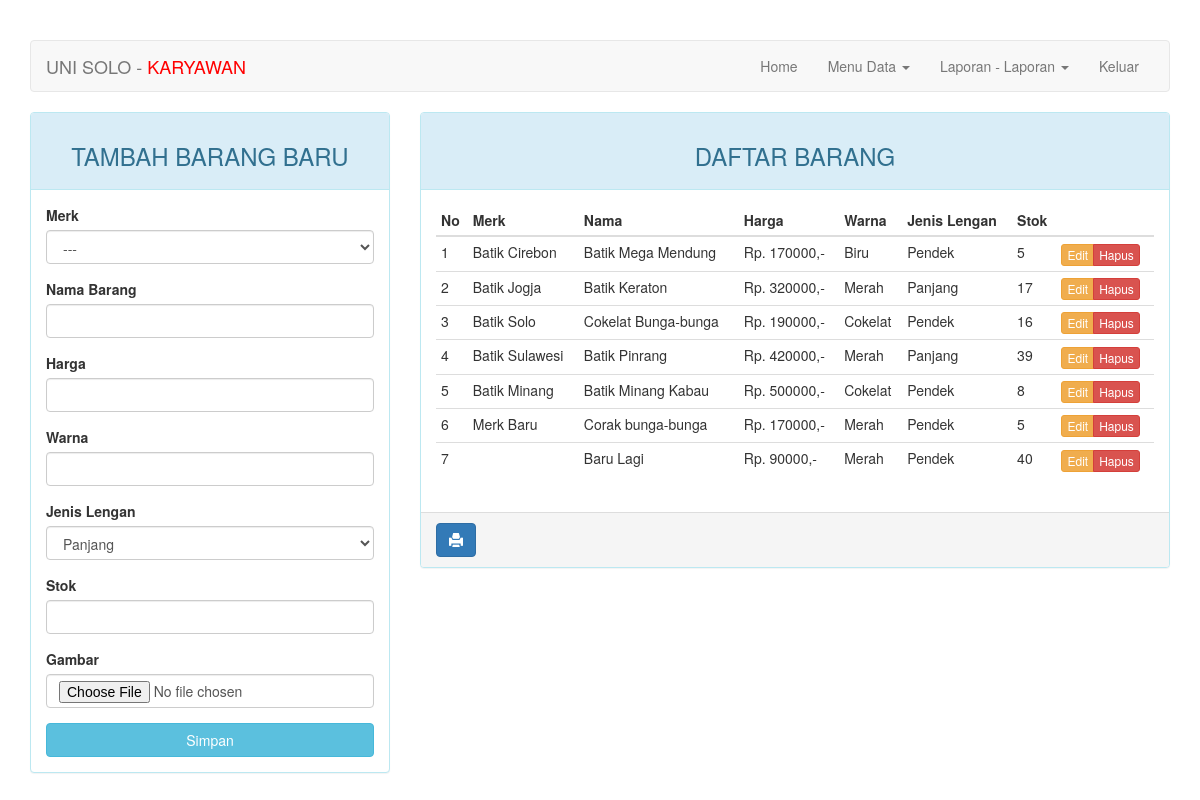
Before: /karyawan/index.php?halaman=barang (signed in) with the older database file.
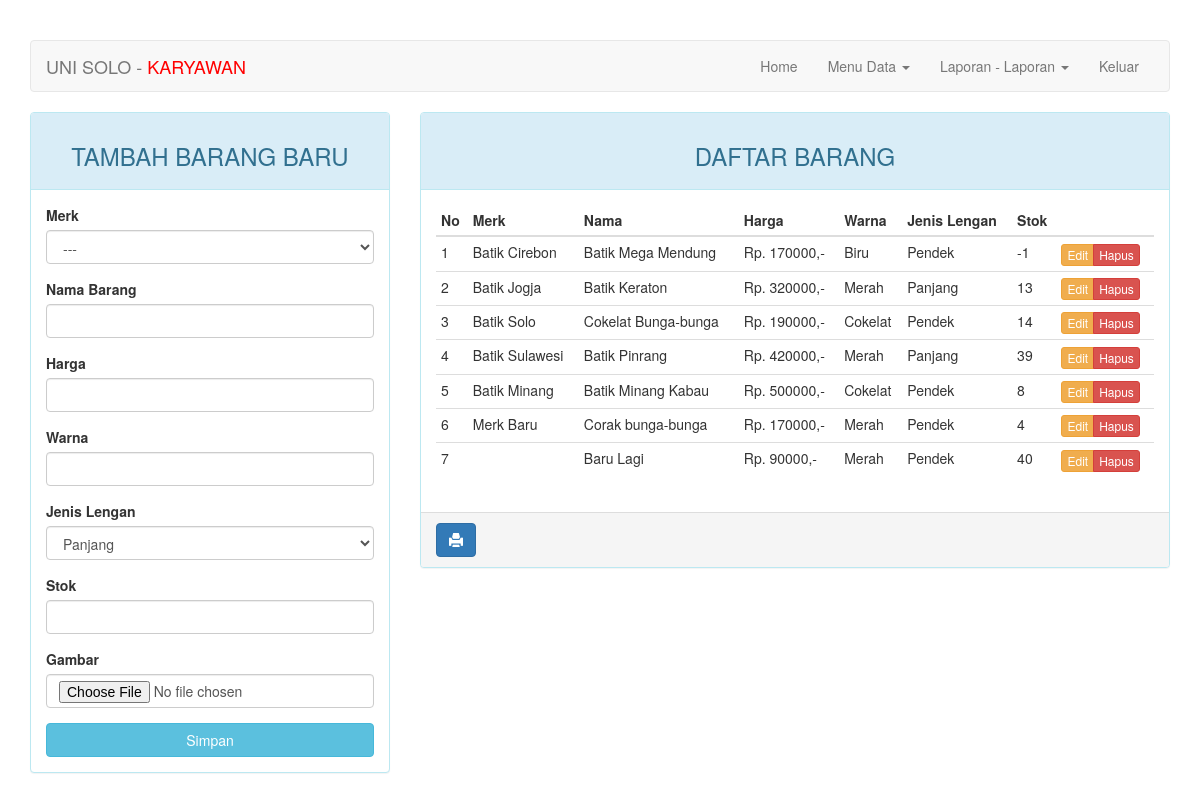
After: the same page with the newer database file.
### tables this page shows
CREATE TABLE IF NOT EXISTS `barang` (
`id_barang` int(10) NOT NULL,
  `id_merk` int(3) NOT NULL,
  `nama_barang` varchar(20) NOT NULL,
  `harga` int(7) NOT NULL,
  `warna` varchar(10) NOT NULL,
  `jenis_lengan` enum('panjang','pendek') NOT NULL,
  `stok` int(3) NOT NULL,
  `gambar` varchar(100) NOT NULL
);

CREATE TABLE IF NOT EXISTS `merk` (
`id_merk` int(3) NOT NULL,
  `nama_merk` varchar(20) NOT NULL
);

### karyawan/halaman/barang.php (the view, shortened to what this page needs)
<div class="col-md-4 hidden-print">
    <div class="panel panel-info">
        <div class="panel-heading"><h3 class="text-center">TAMBAH BARANG BARU</h3></div>
        <div class="panel-body">
            <form action="<?=$_SERVER['REQUEST_URI']?>" method="POST" enctype="multipart/form-data">
                <div class="form-group">
                    <label for="id_merk">Merk</label>
                    <select name="id_merk" class="form-control">
                        <option value="" selected="on">---</option>
                    </select>
                </div>
                <div class="form-group">
                    <label for="nama_barang">Nama Barang</label>
                    <input type="text" name="nama_barang" class="form-control">
                </div>
                <div class="form-group">
                    <label for="harga">Harga</label>
                    <input type="text" name="harga" class="form-control">
                </div>
                <div class="form-group">
                    <label for="warna">Warna</label>
                    <input type="text" name="warna" class="form-control">
                </div>
                <div class="form-group">
                    <label for="jenis_lengan">Jenis Lengan</label>
                    <select name="jenis_lengan" class="form-control">
                        <option value="panjang">Panjang</option>
                    </select>
                </div>
                <div class="form-group">
                    <label for="stok">Stok</label>
                    <input type="text" name="stok" class="form-control">
                </div>
                <div class="form-group">
                    <label for="gambar">Gambar</label>
                    <input type="file" name="gambar" class="form-control">
                </div>
                <button type="submit" class="btn btn-info btn-block">Simpan</button>
            </form>
        </div>
    </div>
</div>
<div class="col-md-8">
    <div class="panel panel-info">
        <div class="panel-heading"><h3 class="text-center">DAFTAR BARANG</h3></div>
        <div class="panel-body">
            <table class="table table-condensed">
                <thead>
                    <tr>
                        <th>No</th>
                        <th>Merk</th>
                        <th>Nama</th>
                        <th>Harga</th>
                        <th>Warna</th>
                        <th>Jenis Lengan</th>
                        <th>Stok</th>
                        <th class="hidden-print"></th>
                    </tr>
                </thead>
                <tbody>
                    <?php if($query = $koneksi->query("SELECT `barang`.*, `merk`.* FROM `barang` LEFT JOIN `merk` ON `barang`.`id_barang`=`merk`.`id_merk`")): ?>
                        <?php $no = 1; ?>
                        <?php while($barang = $query->fetch_array()): ?>
                        <tr>
                            <td><?=$no++?></td>
                            <td><?=$barang['nama_merk']?></td>
                            <td><?=$barang['nama_barang']?></td>
                            <td>Rp. <?=$barang['harga']?>,-</td>
                            <td><?=$barang['warna']?></td>
                            <td><?=ucwords($barang['jenis_lengan'])?></td>
                            <td><?=$barang['stok']?></td>
                            <td class="hidden-print">
                                <div class="btn-group">
                                    <a href="?halaman=barang&action=update&id=<?=$barang['id_barang']?>" class="btn btn-warning btn-xs">Edit</a>
                                    <a href="?halaman=barang&action=delete&id=<?=$barang['id_barang']?>" class="btn btn-danger btn-xs">Hapus</a>
                                </div>
                            </td>
                        </tr>
                        <?php endwhile ?>
                    <?php endif ?>
                </tbody>
            </table>
        </div>
        <div class="panel-footer hidden-print ">
            <a onClick="window.print();return false" class="btn btn-primary"><i class="glyphicon glyphicon-print"></i></a>
        </div>
    </div>
</div>

Changed rows visible on the page:
changed barang "Batik Mega Mendung": stok "5" → "-1"
changed barang "Batik Keraton": stok "17" → "13"
changed barang "Cokelat Bunga-bunga": stok "16" → "14"
changed barang "Corak bunga-bunga": stok "5" → "4"
